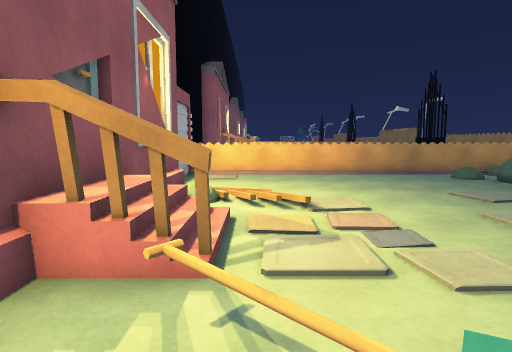
View 1 (above)

12 first-person views from a walk through a Unity game level. The camera is 1.3 m above the floor, tilts 6° down and sees 75° across. The floor is counted in squares, 1 m on a side. Each view is taken from the middle of a square. On the plan, view 1 faces up. The plan holds only what a view shows up to about 14 squares ahead; the rest is blank. The place goes on beyond the plan. Some animated figures are left out. Surface patterns are stand-ins for the level's own textures.

View 2
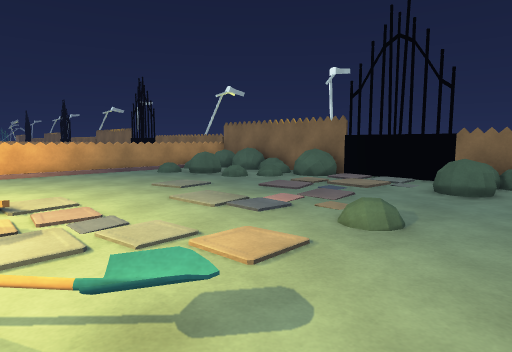

View 3
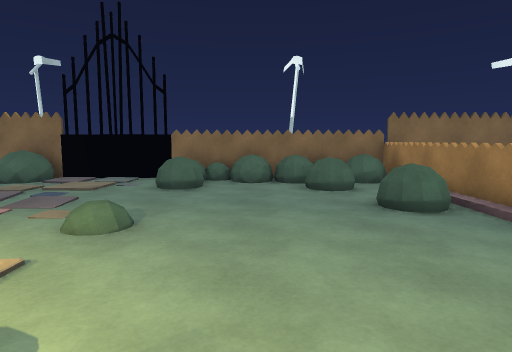

View 4
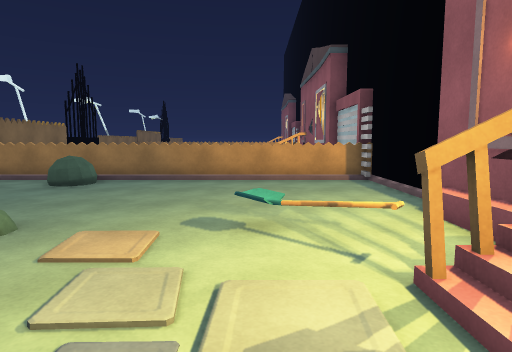

View 5
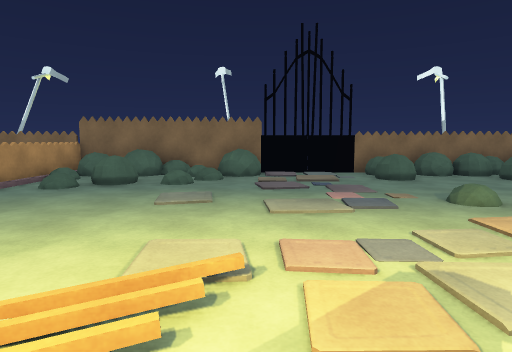

View 6
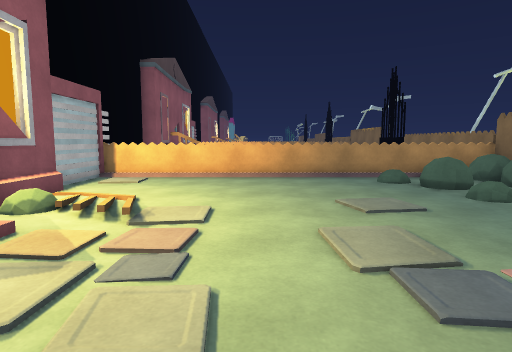

View 7
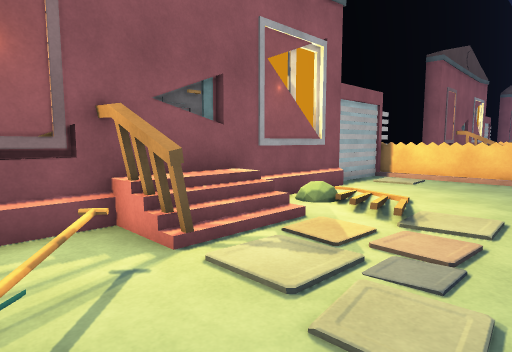

View 8
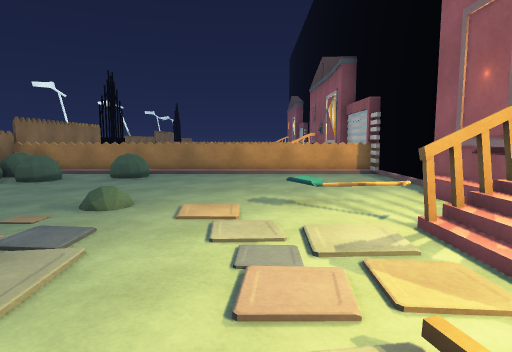

View 9
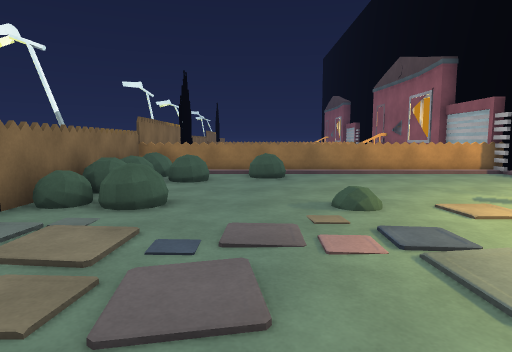

View 10
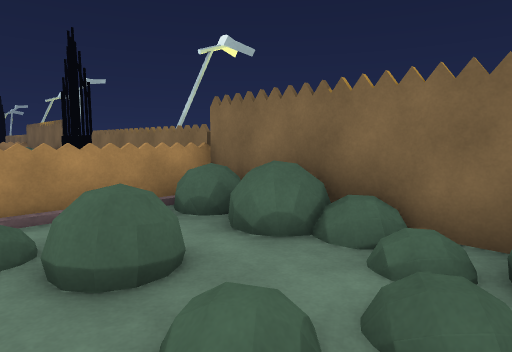

View 11
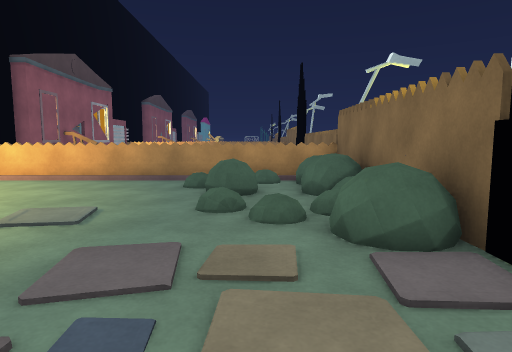

View 12
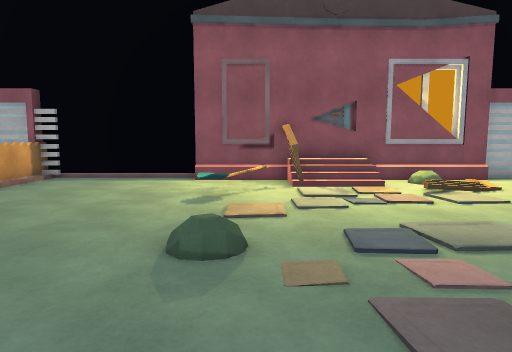

### Floor plan
Key: @ floor where view 1 was taken; # wall or solid block; . main floor; : floor 0.25 m higher than the main floor; + floor 0.75 m higher than the main floor; / step, stairs or slope; = window, fence, low wall or low ledge; ^ raised ledge; O other object.
Columns run from 3 left of view 1 to 12 right of it. Each row starts with its distance up from view 1.
 15                #
 14 #              #
 13 #=========######
 12 #............=^#
 11 #..........===^#
 10 #..........===^#
  9 ##...........###
  8  #//.........###
  7 ##///........==#
  6 #/..//........^#
  5 #+/............#
  4 #+/............#
  3 ###............#
  2 ##.O.........=.#
  1 ##..O...:...^^^#
  0 #..@..........=#
 -1 #.............^#
 -2 #.............=#
 -3  ...........^==#
 -4  ........^^..=^#
 -5 #/////////////^#
 -6 #=============##
 -7 #              #
 -8 #              #

Positions as (right, up) in squares from view 1, and headings:
1: (0, 0), facing up
2: (0, -1), facing up-right
3: (0, -1), facing right
4: (1, 6), facing down
5: (-2, 6), facing right
6: (3, 1), facing up
7: (3, 1), facing up-left
8: (2, 8), facing down
9: (7, 8), facing down
10: (7, 7), facing up-right
11: (9, 2), facing up
12: (9, 2), facing left
